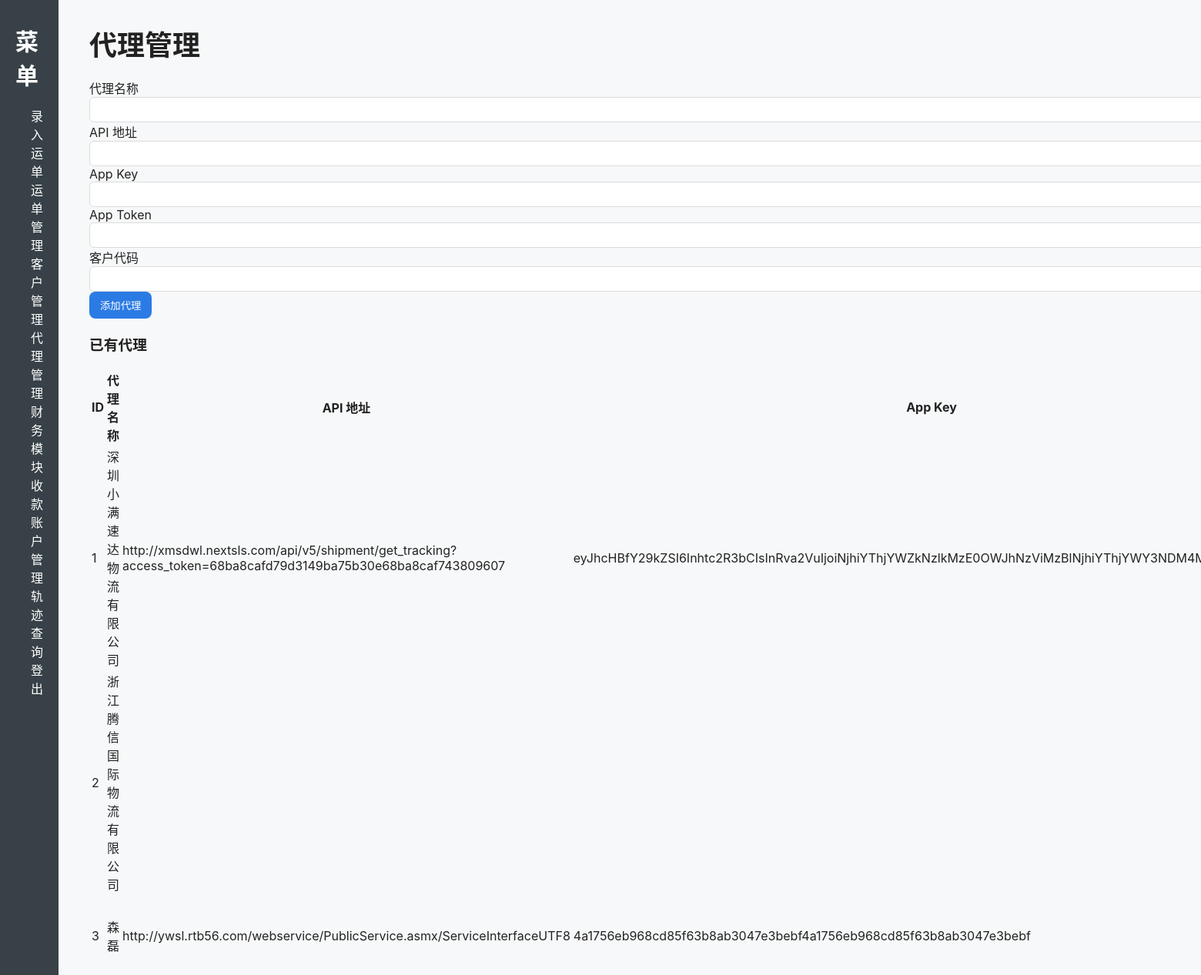
Page /agents (signed in) on the earlier database version.
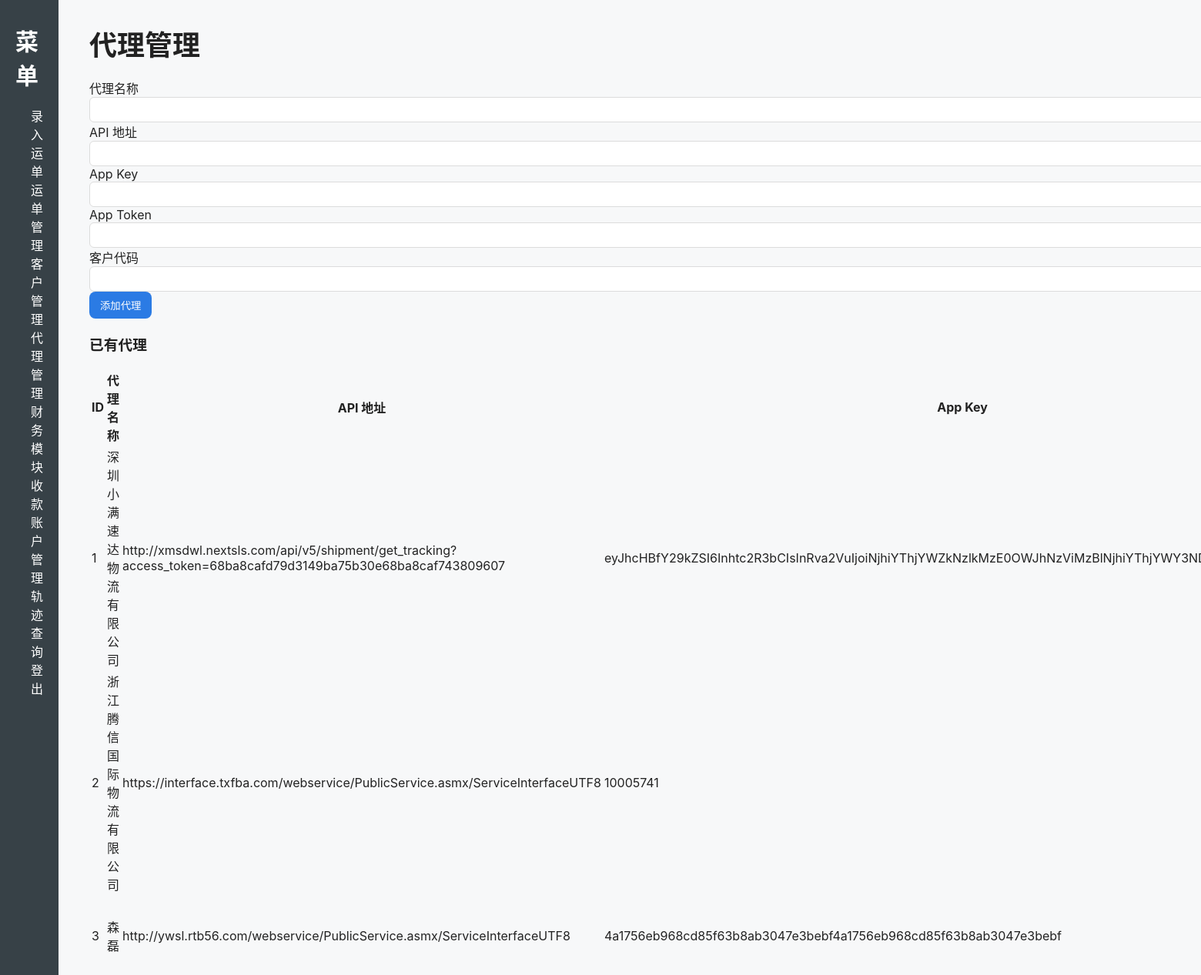
Same page on the later database version.
### models.py (models this page shows, shortened)
class TimestampMixin:
    created_at = db.Column(db.DateTime, default=datetime.utcnow)
    updated_at = db.Column(db.DateTime, default=datetime.utcnow, onupdate=datetime.utcnow)

class CarrierAgent(db.Model, TimestampMixin):
    __tablename__ = "carrier_agent"
    id = db.Column(db.Integer, primary_key=True)
    name = db.Column(db.String(200), nullable=False, unique=True)
    api_url = db.Column(db.String(1000))
    username = db.Column(db.String(200))
    password = db.Column(db.String(200))
    app_key = db.Column(db.String(255))
    app_token = db.Column(db.String(255))
    customer_code = db.Column(db.String(255))
    supports_api = db.Column(db.Boolean, default=True)   # 不支持抓取时置 False
    is_active = db.Column(db.Boolean, default=True)      # 软删除
    shipments = db.relationship("Shipment", backref="agent", lazy=True)

### views.py (the view, shortened to what this page needs)
@views.route("/agents", methods=["GET", "POST"])
@login_required
def agents():
    data = CarrierAgent.query.filter_by(is_active=True).all()
    return render_template("agent.html", agents=data)

### app.py (called while the page is built)
@login_manager.user_loader
def load_user(user_id):
    try:
        return User.query.get(int(user_id))
    except Exception:
        return None

### templates/agent.html (shortened to what this page needs)
{% extends "base.html" %}
{% block content %}
<div class="container mt-4">
    <h2>代理管理</h2>
    <form method="POST" action="{{ url_for('views.agents') }}" class="mb-4">
        <div class="form-group mb-2">
            <label for="name">代理名称</label>
            <input type="text" class="form-control" id="name" name="name" required>
        </div>
        <div class="form-group mb-2">
            <label for="api_url">API 地址</label>
            <input type="text" class="form-control" id="api_url" name="api_url">
        </div>
        <div class="form-group mb-2">
            <label for="app_key">App Key</label>
            <input type="text" class="form-control" id="app_key" name="app_key">
        </div>
        <div class="form-group mb-2">
            <label for="app_token">App Token</label>
            <input type="text" class="form-control" id="app_token" name="app_token">
        </div>
        <div class="form-group mb-2">
            <label for="customer_code">客户代码</label>
            <input type="text" class="form-control" id="customer_code" name="customer_code">
        </div>
        <button type="submit" class="btn btn-primary">添加代理</button>
    </form>
    <h3>已有代理</h3>
    <table class="table table-bordered">
        <thead>
            <tr>
                <th>ID</th>
                <th>代理名称</th>
                <th>API 地址</th>
                <th>App Key</th>
            </tr>
        </thead>
        <tbody>
            {% for agent in agents %}
            <tr>
                <td>{{ agent.id }}</td>
                <td>{{ agent.name }}</td>
                <td>{{ agent.api_url }}</td>
                <td>{{ agent.app_key }}</td>
            </tr>
            {% else %}
            <tr>
                <td colspan="7" class="text-center">暂无代理</td>
            </tr>
            {% endfor %}
        </tbody>
    </table>
</div>
{% endblock %}

Differences in the rows shown:
changed CarrierAgent "浙江腾信国际物流有限公司": api_url (not shown) → "https://interface.txfba.com/webservice/PublicService.asmx/ServiceInterfaceUTF8"; app_key (not shown) → "10005741"
